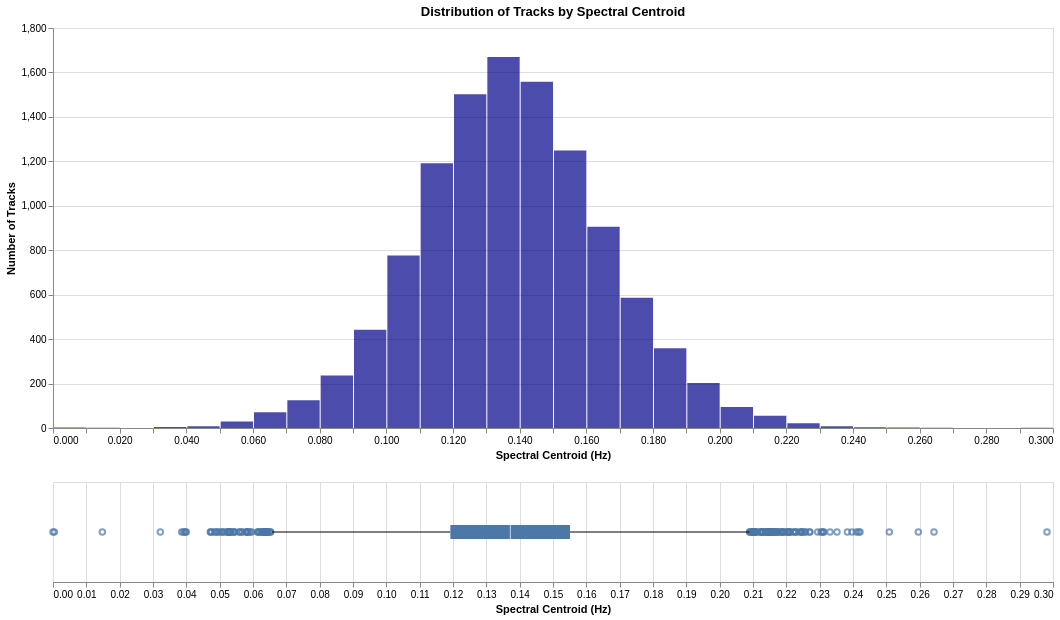

Write notebook code for a chart like this one.
### Markdown cell above
### centroid

### Code cell
analyze_distribution(df_tracks, 'centroid', 'centroid', 'darkblue')

### Figure 1 — Vega specification as saved in the notebook (floating-point values rounded to 4 significant figures; data arrays with more than 128 entries replaced by an {"elided": "..."} marker saying what was removed)
{"$schema": "https://vega.github.io/schema/vega/v5.json", "data": [{"name": "source_0"}, {"name": "data_0", "values": [{"__count": 359, "bin_maxbins_40_centroid": 0.18, "bin_maxbins_40_centroid_end": 0.19}, {"__count": 94, "bin_maxbins_40_centroid": 0.2, "bin_maxbins_40_centroid_end": 0.21}, {"__count": 776, "bin_maxbins_40_centroid": 0.1, "bin_maxbins_40_centroid_end": 0.11}, {"__count": 1558, "bin_maxbins_40_centroid": 0.14, "bin_maxbins_40_centroid_end": 0.15}, {"__count": 1191, "bin_maxbins_40_centroid": 0.11, "bin_maxbins_40_centroid_end": 0.12}, {"__count": 1249, "bin_maxbins_40_centroid": 0.15, "bin_maxbins_40_centroid_end": 0.16}, {"__count": 586, "bin_maxbins_40_centroid": 0.17, "bin_maxbins_40_centroid_end": 0.18}, {"__count": 202, "bin_maxbins_40_centroid": 0.19, "bin_maxbins_40_centroid_end": 0.2}, {"__count": 1502, "bin_maxbins_40_centroid": 0.12, "bin_maxbins_40_centroid_end": 0.13}, {"__count": 1669, "bin_maxbins_40_centroid": 0.13, "bin_maxbins_40_centroid_end": 0.14}, {"__count": 906, "bin_maxbins_40_centroid": 0.16, "bin_maxbins_40_centroid_end": 0.17}, {"__count": 442, "bin_maxbins_40_centroid": 0.09, "bin_maxbins_40_centroid_end": 0.1}, {"__count": 55, "bin_maxbins_40_centroid": 0.21, "bin_maxbins_40_centroid_end": 0.22}, {"__count": 8, "bin_maxbins_40_centroid": 0.23, "bin_maxbins_40_centroid_end": 0.24}, {"__count": 71, "bin_maxbins_40_centroid": 0.06, "bin_maxbins_40_centroid_end": 0.07}, {"__count": 125, "bin_maxbins_40_centroid": 0.07, "bin_maxbins_40_centroid_end": 0.08}, {"__count": 236, "bin_maxbins_40_centroid": 0.08, "bin_maxbins_40_centroid_end": 0.09}, {"__count": 29, "bin_maxbins_40_centroid": 0.05, "bin_maxbins_40_centroid_end": 0.06}, {"__count": 21, "bin_maxbins_40_centroid": 0.22, "bin_maxbins_40_centroid_end": 0.23}, {"__count": 5, "bin_maxbins_40_centroid": 0.03, "bin_maxbins_40_centroid_end": 0.04}, {"__count": 8, "bin_maxbins_40_centroid": 0.04, "bin_maxbins_40_centroid_end": 0.05}, {"__count": 2, "bin_maxbins_40_centroid": 0.25, "bin_maxbins_40_centroid_end": 0.26}, {"__count": 1, "bin_maxbins_40_centroid": 0.01, "bin_maxbins_40_centroid_end": 0.02}, {"__count": 2, "bin_maxbins_40_centroid": 0.0, "bin_maxbins_40_centroid_end": 0.01}, {"__count": 3, "bin_maxbins_40_centroid": 0.24, "bin_maxbins_40_centroid_end": 0.25}, {"__count": 1, "bin_maxbins_40_centroid": 0.29, "bin_maxbins_40_centroid_end": 0.3}, {"__count": 1, "bin_maxbins_40_centroid": 0.26, "bin_maxbins_40_centroid_end": 0.27}]}, {"name": "data_1"}, {"name": "data_2", "values": {"elided": "169 records"}}, {"name": "data_3"}, {"name": "data_4", "values": [{"lower_box_centroid": 0.1192, "lower_whisker_centroid": 0.0657, "max_centroid": 0.2089}]}, {"name": "data_5", "values": [{"max_centroid": 0.2089, "upper_box_centroid": 0.1551, "upper_whisker_centroid": 0.2089}]}, {"name": "data_6"}, {"name": "data_7", "values": [{"lower_box_centroid": 0.1192, "max_centroid": 0.2982, "upper_box_centroid": 0.1551}]}, {"name": "data_8", "values": [{"lower_box_centroid": 0.1192, "max_centroid": 0.2982, "mid_box_centroid": 0.1372, "upper_box_centroid": 0.1551}]}, {"name": "data_0_concat_0_y_domain___count", "values": [{"min": 1, "max": 1669}]}], "signals": [{"name": "concat_0_bin_maxbins_40_centroid_bins", "value": {"fields": ["centroid"], "fname": "bin_centroid", "start": 0.0, "step": 0.01, "stop": 0.3}}, {"name": "concat_0_height", "value": 400}, {"name": "concat_1_height", "value": 100}], "marks": [{"type": "group", "name": "concat_0_group", "encode": {"update": {"width": {"signal": "width"}, "height": {"signal": "concat_0_height"}}}, "marks": [{"type": "rect", "name": "concat_0_marks", "from": {"data": "data_0"}, "encode": {"update": {"x": {"field": "bin_maxbins_40_centroid_end", "scale": "concat_0_x", "offset": {"signal": "0.5 + (abs(scale(\"concat_0_x\", datum[\"bin_maxbins_40_centroid_end\"]) - scale(\"concat_0_x\", datum[\"bin_maxbins_40_centroid\"])) < 0.25 ? 0.5 * (0.25 - (abs(scale(\"concat_0_x\", datum[\"bin_maxbins_40_centroid_end\"]) - scale(\"concat_0_x\", datum[\"bin_maxbins_40_centroid\"])))) : -0.5)"}}, "fill": {"value": "darkblue"}, "y2": {"value": 0, "scale": "concat_0_y"}, "opacity": {"value": 0.7}, "x2": {"field": "bin_maxbins_40_centroid", "scale": "concat_0_x", "offset": {"signal": "0.5 + (abs(scale(\"concat_0_x\", datum[\"bin_maxbins_40_centroid_end\"]) - scale(\"concat_0_x\", datum[\"bin_maxbins_40_centroid\"])) < 0.25 ? -0.5 * (0.25 - (abs(scale(\"concat_0_x\", datum[\"bin_maxbins_40_centroid_end\"]) - scale(\"concat_0_x\", datum[\"bin_maxbins_40_centroid\"])))) : 0.5)"}}, "tooltip": {"signal": "{\"Spectral Centroid (Hz)\": !isValid(datum[\"bin_maxbins_40_centroid\"]) || !isFinite(+datum[\"bin_maxbins_40_centroid\"]) ? \"null\" : format(datum[\"bin_maxbins_40_centroid\"], \"\") + \" – \" + format(datum[\"bin_maxbins_40_centroid_end\"], \"\"), \"Number of Tracks\": format(datum[\"__count\"], \"\")}"}, "y": {"field": "__count", "scale": "concat_0_y"}}}, "style": ["bar"]}], "axes": [{"scale": "concat_0_y", "tickCount": {"signal": "ceil(concat_0_height/40)"}, "orient": "left", "gridScale": "concat_0_x", "labels": false, "zindex": 0, "domain": false, "maxExtent": 0, "aria": false, "minExtent": 0, "ticks": false, "grid": true}, {"scale": "concat_0_x", "labelFlush": true, "orient": "bottom", "grid": false, "zindex": 0, "title": "Spectral Centroid (Hz)", "labelOverlap": true, "tickCount": {"signal": "ceil(width/10)"}}, {"scale": "concat_0_y", "orient": "left", "tickCount": {"signal": "ceil(concat_0_height/40)"}, "title": "Number of Tracks", "zindex": 0, "grid": false, "labelOverlap": true}], "title": {"text": "Distribution of Tracks by Spectral Centroid", "frame": "group"}, "style": "cell"}, {"type": "group", "name": "concat_1_group", "encode": {"update": {"width": {"signal": "width"}, "height": {"signal": "concat_1_height"}}}, "signals": [{"name": "height", "update": "concat_1_height"}], "marks": [{"type": "symbol", "name": "concat_1_layer_0_layer_0_marks", "from": {"data": "data_2"}, "encode": {"update": {"x": {"field": "centroid", "scale": "concat_1_x"}, "y": {"signal": "concat_1_height", "mult": 0.5}, "fill": {"value": "transparent"}, "stroke": {"value": "#4c78a8"}, "opacity": {"value": 0.7}}}, "style": ["point", "boxplot-outliers"]}, {"type": "rule", "name": "concat_1_layer_0_layer_1_layer_0_marks", "from": {"data": "data_4"}, "encode": {"update": {"stroke": {"value": "black"}, "x": {"field": "lower_whisker_centroid", "scale": "concat_1_x"}, "tooltip": {"signal": "format(datum[\"max_centroid\"], \"\")"}, "y": {"signal": "concat_1_height", "mult": 0.5}, "x2": {"field": "lower_box_centroid", "scale": "concat_1_x"}}}, "style": ["rule", "boxplot-rule"], "aria": false}, {"type": "rule", "name": "concat_1_layer_0_layer_1_layer_1_marks", "from": {"data": "data_5"}, "encode": {"update": {"stroke": {"value": "black"}, "tooltip": {"signal": "format(datum[\"max_centroid\"], \"\")"}, "x": {"field": "upper_box_centroid", "scale": "concat_1_x"}, "x2": {"field": "upper_whisker_centroid", "scale": "concat_1_x"}, "y": {"signal": "concat_1_height", "mult": 0.5}}}, "aria": false, "style": ["rule", "boxplot-rule"]}, {"type": "rect", "name": "concat_1_layer_1_layer_0_marks", "from": {"data": "data_7"}, "encode": {"update": {"yc": {"signal": "concat_1_height", "mult": 0.5}, "height": {"value": 14}, "x2": {"field": "upper_box_centroid", "scale": "concat_1_x"}, "x": {"field": "lower_box_centroid", "scale": "concat_1_x"}, "fill": {"value": "#4c78a8"}, "tooltip": {"signal": "format(datum[\"max_centroid\"], \"\")"}}}, "style": ["bar", "boxplot-box"]}, {"type": "rect", "name": "concat_1_layer_1_layer_1_marks", "from": {"data": "data_8"}, "encode": {"update": {"fill": [{"value": "#4c78a8", "test": "datum['lower_box_centroid'] >= datum['upper_box_centroid']"}, {"value": "white"}], "yc": {"signal": "concat_1_height", "mult": 0.5}, "height": {"value": 14}, "width": {"value": 1}, "xc": {"field": "mid_box_centroid", "scale": "concat_1_x"}, "tooltip": {"signal": "format(datum[\"max_centroid\"], \"\")"}, "opacity": {"value": 0.7}}}, "aria": false, "style": ["tick", "boxplot-median"]}], "axes": [{"scale": "concat_1_x", "tickCount": {"signal": "ceil(width/40)"}, "ticks": false, "orient": "bottom", "labels": false, "domain": false, "aria": false, "grid": true, "minExtent": 0, "zindex": 0, "maxExtent": 0}, {"scale": "concat_1_x", "grid": false, "labelFlush": true, "labelOverlap": true, "title": "Spectral Centroid (Hz)", "zindex": 0, "tickCount": {"signal": "ceil(width/40)"}, "orient": "bottom"}], "style": "cell"}], "scales": [{"name": "concat_0_x", "type": "linear", "domain": {"signal": "[concat_0_bin_maxbins_40_centroid_bins.start, concat_0_bin_maxbins_40_centroid_bins.stop]"}, "range": [0, {"signal": "width"}], "bins": {"signal": "concat_0_bin_maxbins_40_centroid_bins"}, "zero": false}, {"name": "concat_0_y", "type": "linear", "domain": [{"signal": "(data(\"data_0_concat_0_y_domain___count\")[0] || {}).min"}, {"signal": "(data(\"data_0_concat_0_y_domain___count\")[0] || {}).max"}], "range": [{"signal": "concat_0_height"}, 0], "zero": true, "nice": true}, {"name": "concat_1_x", "type": "linear", "domain": {"fields": [{"data": "data_2", "field": "centroid"}, {"data": "data_4", "field": "lower_whisker_centroid"}, {"data": "data_4", "field": "lower_box_centroid"}, {"data": "data_5", "field": "upper_box_centroid"}, {"data": "data_5", "field": "upper_whisker_centroid"}, {"data": "data_7", "field": "lower_box_centroid"}, {"data": "data_7", "field": "upper_box_centroid"}, {"data": "data_8", "field": "mid_box_centroid"}]}, "range": [0, {"signal": "width"}], "nice": true, "zero": true}], "layout": {"padding": 20, "columns": 1, "bounds": "full", "align": "each"}, "padding": 5, "background": "white", "width": 1000}
